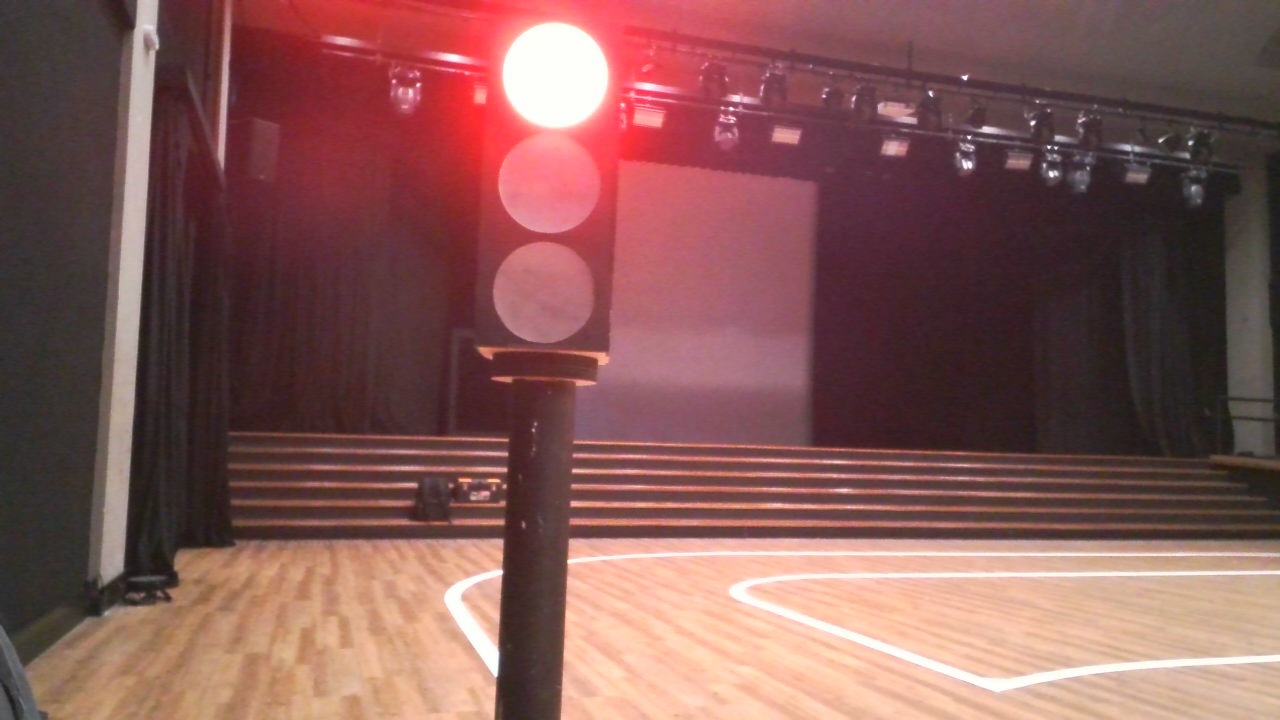
#> input picture assets/real/images/close/1789077717813.jpg, 1280 x 720 px
$ python -i traffic_light.py   (imports and definitions only)
#> lines starting #> are read from the running program, lines starting #| are printed output that depends on the picture; after the words box and inside, x2 and y2 are one past the last pixel; in counts of white or black regions, pixels touching at a corner belong together
from dataclasses import dataclass, field
from enum import Enum
from typing import Optional
import itertools

import cv2 as cv
import numpy as np


class LightState(Enum):
    RED = "RED"
    YELLOW = "YELLOW"
    GREEN = "GREEN"
    UNKNOWN = "UNKNOWN"


SPACING_OVER_RADIUS = 2.15

HOUSING_MARGIN_X = 1.48
HOUSING_MARGIN_TOP = 1.53
HOUSING_MARGIN_BOTTOM = 1.15

_LEVELS = (99.5, 99, 98, 96, 93, 90, 86, 81, 75, 68, 60, 52, 44, 36, 28)

_BLOB_FILL = (0.60, 0.95)
_BLOB_ASPECT = (0.62, 1.60)

_MAX_CANDIDATES = 10

_WORK_HEIGHT = 200

_CORE = 0.72
_RING = (1.12, 1.45)
_HALO = (1.00, 2.30)

_BODY_OFFSET = 1.27
_BODY_HALF = 0.17

EMISSION_FLOOR = 0.43

CROP_MARGIN = 0.30

_SATURATED = 230
_BLOWN_SPREAD = 0.45

_RED_GLOW = 0.80

_BLOWN = 244


@dataclass
class CellStack:
    cx: float
    centres: tuple[float, float, float]
    radius: float
    contrast: tuple[float, float, float]
    clipped: tuple[int, ...] = ()
    score: float = 0.0
    assumed: bool = False

    @property
    def found(self) -> int:
        return 3 - len(self.clipped)

    # [8 lines left out: function housing_box, not called in this run]


@dataclass
class LightReading:
    state: LightState = LightState.UNKNOWN
    confidence: float = 0.0
    cells: Optional[CellStack] = None
    lit_index: Optional[int] = None
    position_evidence: float = 0.0
    colour_evidence: float = 0.0
    warm_votes: float = 0.0
    green_votes: float = 0.0
    emission: tuple[float, ...] = ()
    reason: str = ""
    debug: dict = field(default_factory=dict)

    @property
    def verified(self) -> bool:
        return self.cells is not None


# [95 lines left out: functions read_light_state, _read, _read_by_blown_core, not called in this run]


def _cell_offsets() -> tuple[float, float, float]:
    total = HOUSING_MARGIN_TOP + HOUSING_MARGIN_BOTTOM + 2 * SPACING_OVER_RADIUS
    return tuple((HOUSING_MARGIN_TOP + i * SPACING_OVER_RADIUS) / total for i in range(3))


# [8 lines left out: function _stack_from_box, not called in this run]


def find_cell_stack(image: np.ndarray, min_radius: float = 3.0,
                    max_radius: float = 1e9) -> Optional[CellStack]:

    if image is None or image.size == 0:
        return None
    gray = _blur(cv.cvtColor(image, cv.COLOR_BGR2GRAY) if image.ndim == 3 else image)
    candidates = _cell_candidates(gray)
    candidates += _cell_candidates(_blur(_clahe().apply(gray)))
    if image.ndim == 3:
        candidates += _cell_candidates(_blur(image.min(axis=2)))

    sums = _Sums(gray)
    best: Optional[CellStack] = None
    for cx, centres, radius in _hypotheses(candidates):
        if not (min_radius <= radius <= max_radius):
            continue
        measured = _score_cells(sums, cx, centres, radius)
        if measured is None:
            continue
        contrast, clipped = measured
        present = [c for i, c in enumerate(contrast) if i not in clipped]
        if len(present) < 2 or min(present) <= 0.02:
            continue
        score = (min(present) + float(np.mean(present))) * (0.45 if clipped else 1.0)
        if best is None or score > best.score:
            best = CellStack(cx, tuple(centres), radius, tuple(contrast),
                             tuple(clipped), score)
    return best


def _blur(single_channel: np.ndarray) -> np.ndarray:
    return cv.GaussianBlur(single_channel, (5, 5), 0)


def _clahe():
    return cv.createCLAHE(clipLimit=3.0, tileGridSize=(4, 4))


def _cell_candidates(gray: np.ndarray) -> list[tuple[float, float, float]]:
    found: list[tuple[float, float, float]] = []
    area = float(gray.size)
    for level in np.unique(np.round(np.percentile(gray, [100 - p for p in _LEVELS]))):
        mask = (gray >= level).astype(np.uint8)
        if not 0.01 <= float(mask.sum()) / area <= 0.70:
            continue
        _components(mask, found)
        _distance_peaks(mask, found)

    kept: list[tuple[float, float, float]] = []
    for blob in sorted(found, key=lambda b: -b[2]):
        if any(np.hypot(blob[0] - k[0], blob[1] - k[1]) < 0.6 * max(blob[2], k[2])
               and 0.6 <= blob[2] / k[2] <= 1.7 for k in kept):
            continue
        kept.append(blob)
        if len(kept) >= _MAX_CANDIDATES:
            break
    return kept


def _components(mask: np.ndarray, found: list) -> None:
    count, _, stats, centroids = cv.connectedComponentsWithStats(mask, 8)
    for i in range(1, count):
        _, _, w, h, area = stats[i]
        if area < 16 or w < 4 or h < 4:
            continue
        if not _BLOB_FILL[0] <= area / float(w * h) <= _BLOB_FILL[1]:
            continue
        if not _BLOB_ASPECT[0] <= w / float(h) <= _BLOB_ASPECT[1]:
            continue
        found.append((float(centroids[i][0]), float(centroids[i][1]),
                      float(np.sqrt(area / np.pi))))


def _distance_peaks(mask: np.ndarray, found: list) -> None:
    distance = cv.distanceTransform(mask, cv.DIST_L2, 3, dstType=cv.CV_32F)
    peak = float(distance.max())
    if peak < 3:
        return
    window = min(61, int(max(3, round(1.2 * peak))) | 1)
    local_max = cv.dilate(distance, np.ones((window, window), np.uint8))
    ys, xs = np.nonzero((distance >= local_max - 1e-3) & (distance > 0.35 * peak))
    for x, y in zip(xs, ys):
        found.append((float(x), float(y), float(distance[y, x])))


def _hypotheses(blobs: list[tuple[float, float, float]]):
    for upper, lower in itertools.combinations(sorted(blobs, key=lambda b: b[1]), 2):
        gap = lower[1] - upper[1]
        mean_r = 0.5 * (upper[2] + lower[2])
        if gap < 6 or abs(upper[0] - lower[0]) > 0.8 * mean_r:
            continue
        cx = 0.5 * (upper[0] + lower[0])
        if 1.2 * mean_r <= gap <= 4.0 * mean_r:
            radius = gap / SPACING_OVER_RADIUS
            yield cx, [upper[1] - gap, upper[1], lower[1]], radius
            yield cx, [upper[1], lower[1], lower[1] + gap], radius
        if 2.6 * mean_r <= gap <= 8.0 * mean_r:
            radius = gap / (2 * SPACING_OVER_RADIUS)
            yield cx, [upper[1], 0.5 * (upper[1] + lower[1]), lower[1]], radius


class _Sums:
    def __init__(self, gray: np.ndarray):
        self.shape = gray.shape
        self.integral = cv.integral(gray.astype(np.float64))

    def _sum(self, cx: float, cy: float, half: float) -> tuple[float, int]:
        height, width = self.shape
        x0 = int(np.clip(round(cx - half), 0, width))
        x1 = int(np.clip(round(cx + half) + 1, 0, width))
        y0 = int(np.clip(round(cy - half), 0, height))
        y1 = int(np.clip(round(cy + half) + 1, 0, height))
        if x1 <= x0 or y1 <= y0:
            return 0.0, 0
        total = (self.integral[y1, x1] - self.integral[y0, x1]
                 - self.integral[y1, x0] + self.integral[y0, x0])
        return float(total), (x1 - x0) * (y1 - y0)

    def block(self, cx: float, cy: float, half: float) -> Optional[float]:
        total, count = self._sum(cx, cy, half)
        return None if count < 4 else total / count

    def band(self, cx: float, cy: float, inner: float, outer: float) -> Optional[float]:
        outer_sum, outer_n = self._sum(cx, cy, outer)
        inner_sum, inner_n = self._sum(cx, cy, inner)
        count = outer_n - inner_n
        return None if count < 8 else (outer_sum - inner_sum) / count


def _score_cells(sums: "_Sums", cx, centres, radius):
    height, width = sums.shape
    contrast, clipped = [], []
    for index, cy in enumerate(centres):
        core = body = None
        if 0 <= cx < width and 0 <= cy < height:
            core = sums.block(cx, cy, _CORE * radius)
            body = sums.band(cx, cy, _RING[0] * radius, _RING[1] * radius)
        if core is None or body is None:
            clipped.append(index)
            contrast.append(0.0)
            continue
        contrast.append((core - body) / (core + body + 1e-6))
    if len(clipped) > 1:
        return None
    return contrast, clipped


# [82 lines left out: functions _emission_per_cell, _lit_cell, _halo_votes, _red_glow_share, _halo_mask, not called in this run]


_BY_POSITION = (LightState.RED, LightState.YELLOW, LightState.GREEN)


# [73 lines left out: functions _decide, _to_work_height, _rescale, _debug_masks, not called in this run]

>>> import cv2
>>> picture = cv2.imread('../../assets/real/images/close/1789077717813.jpg')
#> picture is the input picture: shape (720, 1280, 3); mean B, G, R 87.3, 90.1, 133.7
>>> result = find_cell_stack(picture)
#> the loop in _cell_candidates, `for level in np.unique(np.round(np.percentile(gray, [100 - p for p in ..` made 15 passes
#> level on passes 1 to 9: 31, 32, 33, 36, 38, 40, 44, 48, 53
#> (level, count in _components, peak in _distance_peaks) on passes 10 to 15: (59, 96, 305.3), (67, 98, 271), (79, 97, 211.5), (93, 110, 175.7), (112, 111, 174.8), (134, 115, 173.8)
#> pass 1, in _cell_candidates, `mask = (gray >= level).astype(np.uint8)`:
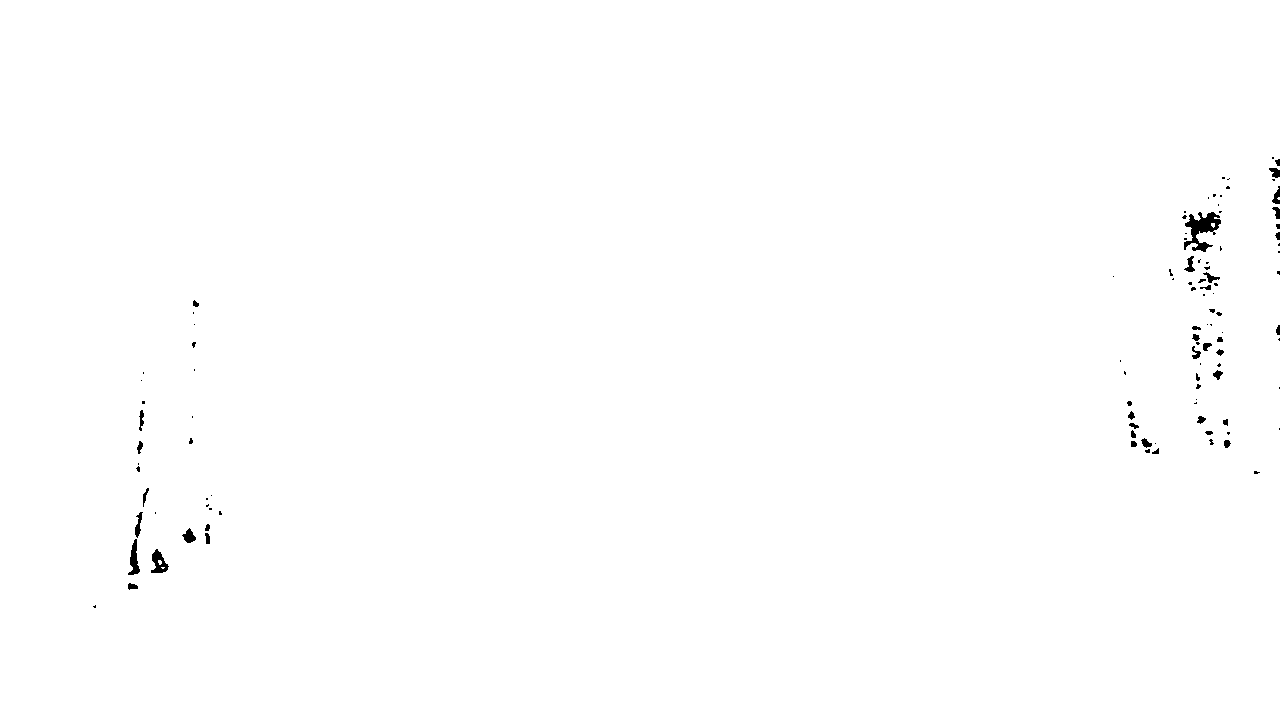
#> mask: shape (720, 1280); values 0 (black) and 1 (white), 99.6% white; 110 black regions (70 under 20 px), largest, box (x1, y1, x2, y2) and area: (1184, 212, 1221, 252) 694, (151, 549, 169, 573) 234, (128, 539, 140, 575) 219
#> after the loop in _cell_candidates, `for level in np.unique(np.round(np.percentile(gray, [100 - p for p in ..`: mask: shape (720, 1280); values 0 (black) and 1 (white), 28.2% white; 114 white regions (50 under 20 px), largest, box (x1, y1, x2, y2) and area: (560, 538, 1280, 720) 128625, (56, 539, 504, 720) 61009, (429, 0, 681, 233) 28433
#> in find_cell_stack, `candidates = _cell_candidates(gray)`: candidates = [(760.2, 334.2, 391.7), (616, 0, 305.3), (816, 719, 261.7), (998, 719, 175.6), (1108, 719, 174.8), (314, 719, 174.6), (1213, 719, 173.8), (585, 0, 147.1), (707, 289, 97.28), (1131, 0, 95.54)]
#> the loop in _cell_candidates (call 2), `for level in np.unique(np.round(np.percentile(gray, [100 - p for p in ..` made 15 passes
#> level on passes 1 to 9: 16, 19, 22, 26, 32, 37, 43, 51, 60
#> (level, count in _components, peak in _distance_peaks) on passes 10 to 15: (71, 100, 188), (83, 103, 176.5), (100, 76, 174.8), (123, 115, 114.8), (143, 117, 92.07), (161, 142, 74.49)
#> after the loop in _cell_candidates (call 2), `for level in np.unique(np.round(np.percentile(gray, [100 - p for p in ..`: mask: shape (720, 1280); values 0 (black) and 1 (white), 28.4% white; 141 white regions (52 under 20 px), largest, box (x1, y1, x2, y2) and area: (430, 0, 1184, 451) 90280, (562, 539, 1280, 720) 88417, (174, 540, 503, 720) 31033
#> the loop in _cell_candidates (call 2), `for blob in sorted(found, key=lambda b: -b[2]):` made 698 passes
#> blob on passes 1 to 3: (602, 0, 188), (746, 719, 177.9), (779, 719, 176.7)
#> in find_cell_stack, `candidates += _cell_candidates(_blur(_clahe().apply(gray)))`: candidates = 20 items, first 6: (760.2, 334.2, 391.7), (616, 0, 305.3), (816, 719, 261.7), (998, 719, 175.6), (1108, 719, 174.8), (314, 719, 174.6)
#> in _blur (call 3), `return cv.GaussianBlur(single_channel, (5, 5), 0)`:
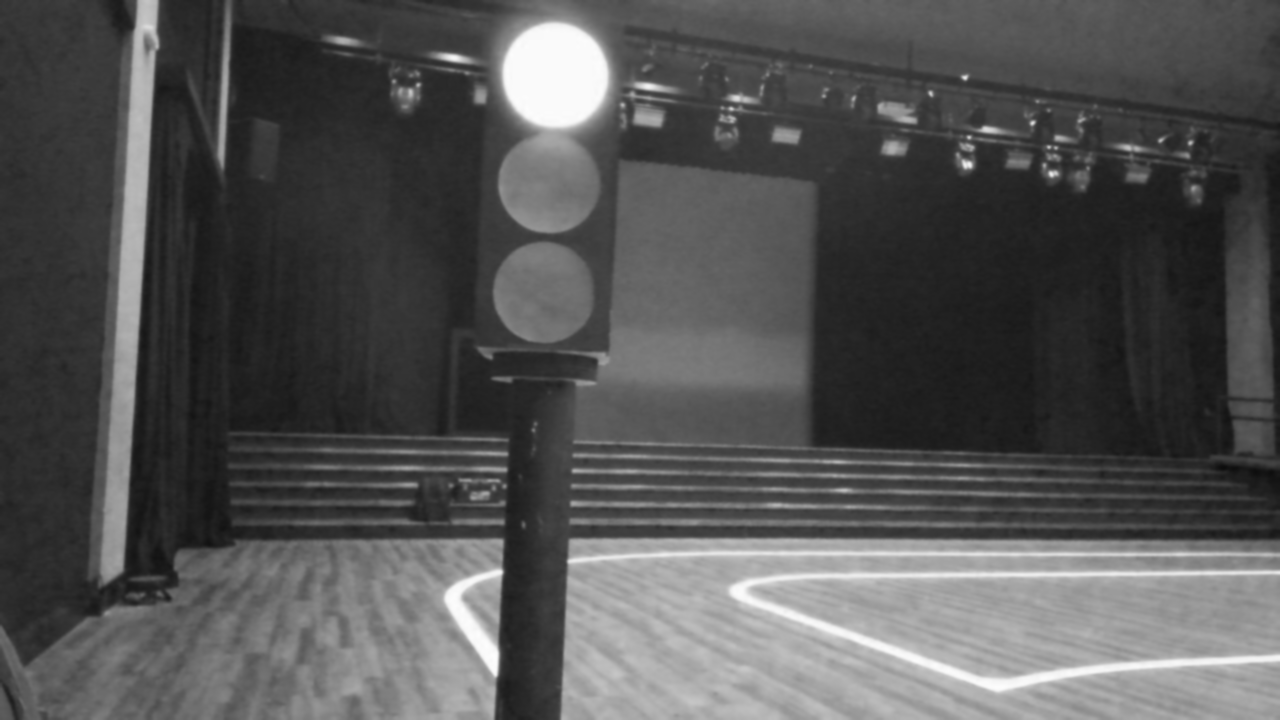
#> returned value: shape (720, 1280); min 12, max 253, mean 83.3
#> the loop in _cell_candidates (call 3), `for level in np.unique(np.round(np.percentile(gray, [100 - p for p in ..` made 15 passes
#> level on passes 1 to 9: 25, 27, 28, 30, 32, 33, 35, 38, 43
#> (level, count in _components, peak in _distance_peaks) on passes 10 to 15: (47, 176, 262.5), (53, 124, 204.9), (61, 112, 181.9), (74, 130, 176.5), (88, 172, 174.8), (102, 166, 174.8)
#> after the loop in _cell_candidates (call 3), `for level in np.unique(np.round(np.percentile(gray, [100 - p for p in ..`:
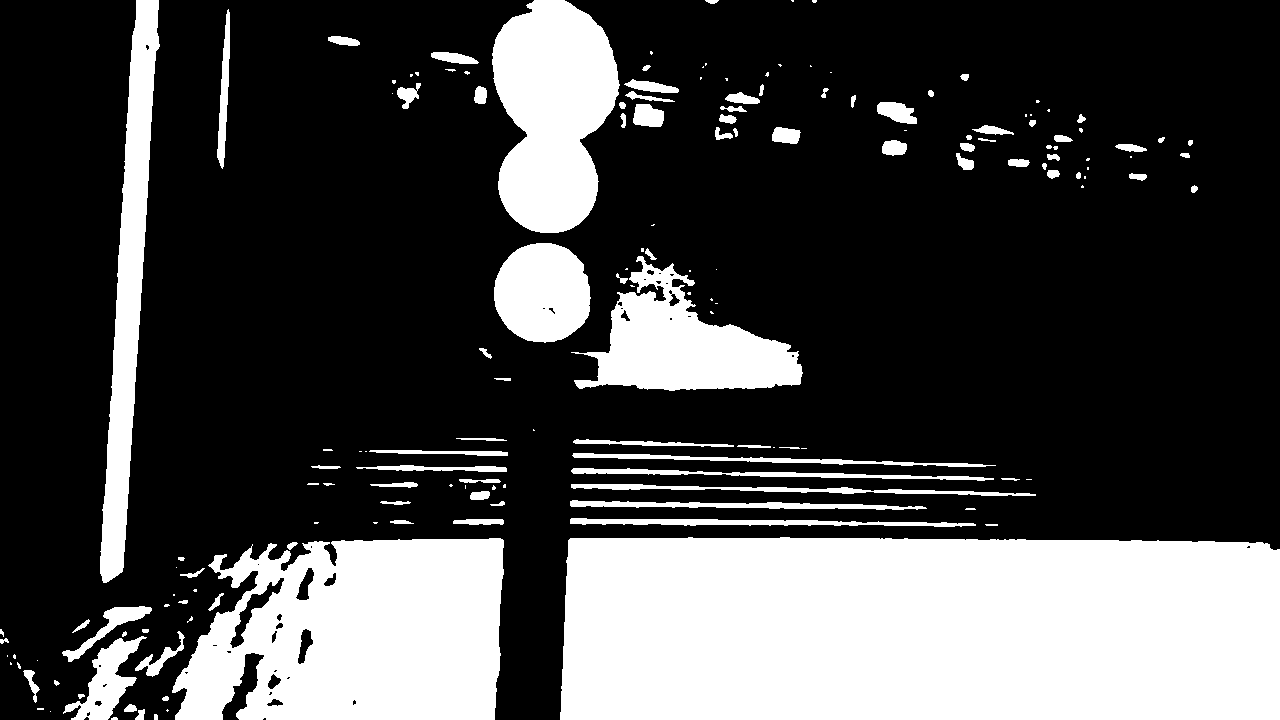
#> mask: shape (720, 1280); values 0 (black) and 1 (white), 28.3% white; 165 white regions (67 under 20 px), largest, box (x1, y1, x2, y2) and area: (560, 537, 1280, 720) 129315, (172, 538, 504, 720) 48376, (492, 0, 620, 233) 21673
#> the loop in _cell_candidates (call 3), `for blob in sorted(found, key=lambda b: -b[2]):` made 1225 passes
#> blob on passes 1 to 3: (813, 719, 262.5), (762, 719, 204.9), (776, 0, 194)
#> after the loop in _cell_candidates (call 3), `for blob in sorted(found, key=lambda b: -b[2]):`: kept = [(813, 719, 262.5), (776, 0, 194), (1045, 719, 181), (301, 719, 174.8), (1156, 719, 174.8), (1261, 719, 173.8), (618, 0, 152.8), (950, 0, 137.7), (685, 270, 125.3), (691, 416, 113.9)]
#> in find_cell_stack, `candidates += _cell_candidates(_blur(image.min(axis=2)))`: candidates = 30 items, first 6: (760.2, 334.2, 391.7), (616, 0, 305.3), (816, 719, 261.7), (998, 719, 175.6), (1108, 719, 174.8), (314, 719, 174.6)
#> in __init__, `self.integral = cv.integral(gray.astype(np.float64))`:
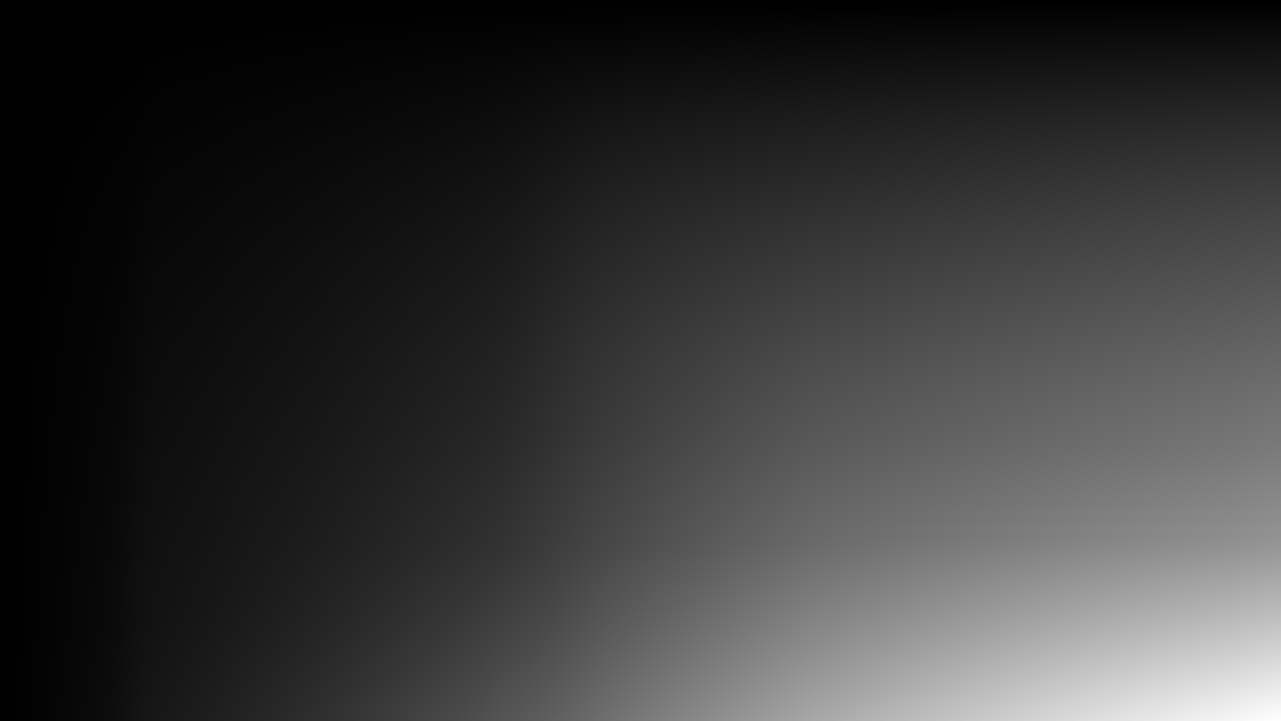
#> self.integral: shape (721, 1281) float64; min 0, max 94750719, mean 20464382.3; drawn with min black and max white
#> the loop in find_cell_stack, `for cx, centres, radius in _hypotheses(candidates):` made 161 passes
#> (cx, centres, radius) on passes 11 to 13: (681, [-719, 0, 719], 334.4), (681, [0, 719, 1438], 334.4), (681, [0, 359.5, 719], 167.2)
